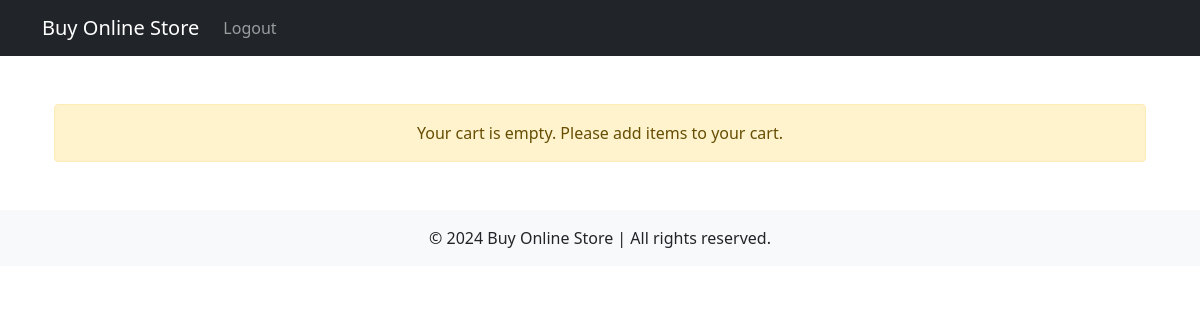
The page /products/checkout/ (signed in) on the database as committed earlier.
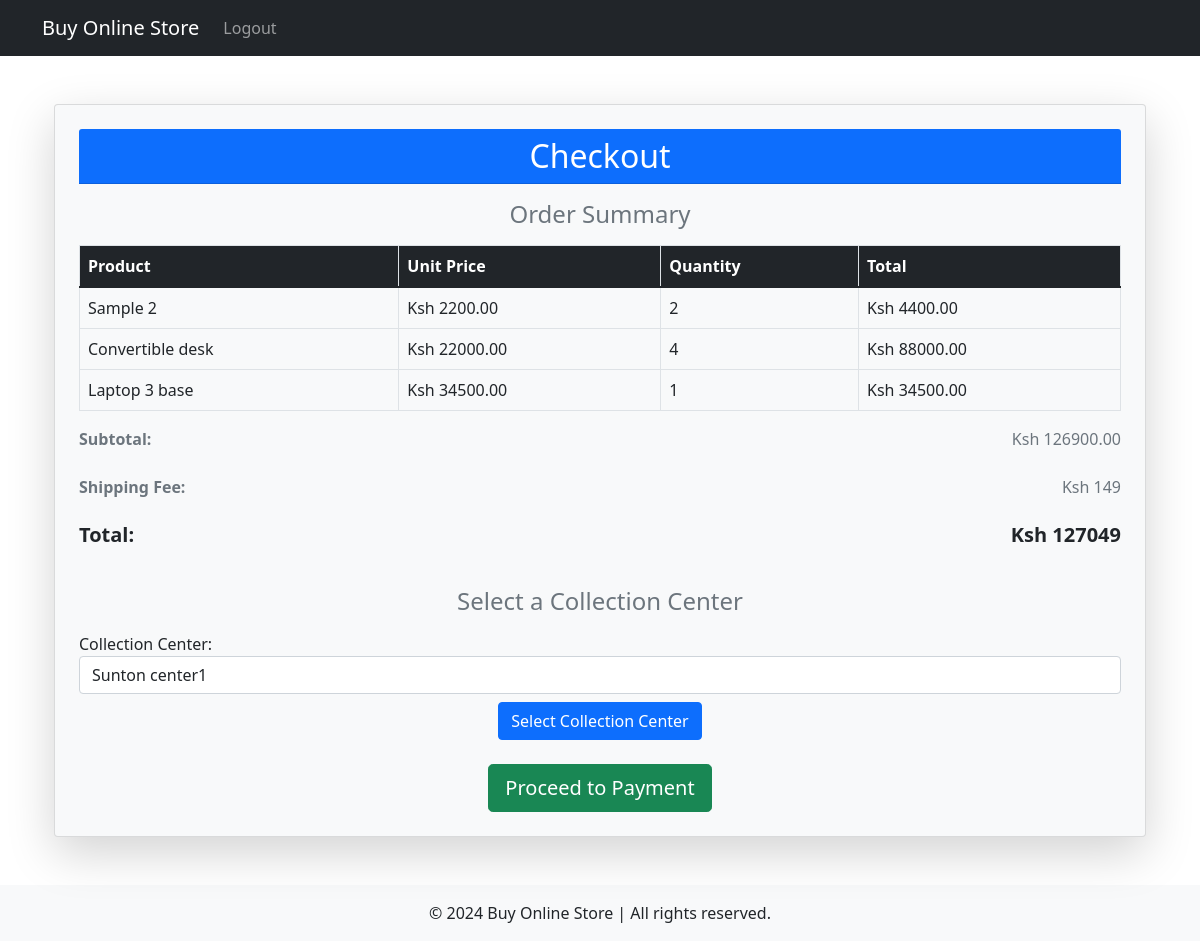
The same page on the database as committed later.
### products/models.py (models this page shows, shortened)
class CartItem(models.Model):
    cart = models.ForeignKey(Cart, on_delete=models.CASCADE)
    product = models.ForeignKey(Product, on_delete=models.CASCADE)
    quantity = models.PositiveIntegerField(default=1)

class Product(models.Model):
    name = models.CharField(max_length=255)
    description = models.TextField()
    price = models.DecimalField(max_digits=10, decimal_places=2)
    store = models.ForeignKey(Store, on_delete=models.CASCADE, related_name='products')  # Link to the Store model
    category = models.ForeignKey(Category, on_delete=models.CASCADE)
    image = models.ImageField(upload_to='products/', blank=True, null=True)  # Field for product image
    created_at = models.DateTimeField(auto_now_add=True)
    updated_at = models.DateTimeField(auto_now=True)

### products/views.py (the view, shortened to what this page needs)
# urls.py: path('checkout/', views.checkout, name='checkout'),
@login_required
def checkout(request):
    cart, created = Cart.objects.get_or_create(user=request.user)
    items = cart.cartitem_set.all()  # Fetch all cart items
    user_collection_center = UserCollectionCenter.objects.filter(user=request.user).first()
    if not user_collection_center:
        available_centers = CollectionCenter.objects.filter(approved=True)  # Show only approved centers
        return render(request, 'cart/checkout.html', {
            'items': items,
            'available_centers': available_centers
        })
    return render(request, 'cart/checkout.html', {
        'items': items,
        'collection_center': user_collection_center.collection_center,
        'cart': cart
    })

### products/templatetags/cart_filters.py (called while the page is built)
@register.filter
def multiply(value, arg):
    return value * arg

@register.filter
def sum_price(items):
    total = sum(item.product.price * item.quantity for item in items)
    return total

### products/templates/cart/checkout.html (shortened to what this page needs)
{% extends 'base.html' %}
{% load cart_filters %}
{% block content %}
<div class="container my-5">
    {% if items %}
        <div class="card shadow-lg p-4 bg-light">
            <div class="card-header text-white bg-primary">
                <h2 class="text-center mb-0">Checkout</h2>
            </div>
            <h4 class="text-center text-secondary my-3">Order Summary</h4>
            <table class="table table-hover table-bordered">
                <thead class="bg-dark text-white">
                    <tr>
                        <th>Product</th>
                        <th>Unit Price</th>
                        <th>Quantity</th>
                        <th>Total</th>
                    </tr>
                </thead>
                <tbody>
                    {% for item in items %}
                    <tr>
                        <td>{{ item.product.name }}</td>
                        <td>Ksh {{ item.product.price }}</td>
                        <td>{{ item.quantity }}</td>
                        <td>Ksh {{ item.product.price|multiply:item.quantity }}</td>
                    </tr>
                    {% endfor %}
                </tbody>
            </table>
            <div class="d-flex justify-content-between mb-2 text-muted">
                <p><strong>Subtotal:</strong></p>
                <p>Ksh {{ items|sum_price }}</p>
            </div>
            <div class="d-flex justify-content-between mb-2 text-muted">
                <p><strong>Shipping Fee:</strong></p>
                <p>Ksh 149</p>
            </div>
            <div class="d-flex justify-content-between mb-3 text-dark">
                <h5><strong>Total:</strong></h5>
                <h5><strong>Ksh {{ items|sum_price|add:149 }}</strong></h5>
            </div>
            {% if available_centers %}
                <h4 class="text-center text-secondary my-3">Select a Collection Center</h4>
                <form method="post">
                    <div class="form-group">
                        <label for="collection_center" class="font-weight-bold">Collection Center:</label>
                        <select name="collection_center" id="collection_center" class="form-control">
                            {% for center in available_centers %}
                            <option value="{{ center.id }}">{{ center.centerName }}</option>
                            {% endfor %}
                        </select>
                    </div>
                    <div class="text-center">
                        <button type="submit" class="btn btn-primary mt-2">Select Collection Center</button>
                    </div>
                </form>
            {% else %}
                <div class="d-flex justify-content-around mt-4 bg-light p-3 rounded">
                    <h5 class="font-weight-bold">Collection Center:</h5>
                    <p>{{ collection_center.centerName }}</p>
                </div>
            {% endif %}
            <div class="text-center mt-4">
                <form method="post" action="{% url 'process_payment' total=items|sum_price|add:149 %}">
                    <button type="submit" class="btn btn-success btn-lg">Proceed to Payment</button>
                </form>
            </div>
        </div>
    {% else %}
        <div class="alert alert-warning text-center" role="alert">
            Your cart is empty. Please add items to your cart.
        </div>
    {% endif %}
</div>
{% endblock %}

Rows that differ between the two databases and show on the page:
added CartItem: product.name "Sample 2", product.price "2200.00", quantity "2", product.price|multiply "4400.00", product+quantity "126900.00", product+quantity "127049"
added CartItem: product.name "Convertible desk", product.price "22000.00", quantity "4", product.price|multiply "88000.00"
added CartItem: product.name "Laptop 3 base", product.price "34500.00", quantity "1", product.price|multiply "34500.00"
Other text that changed with them:
form field collection_center: (not shown) → "Sunton center1"
text no longer shown: "Your cart is empty. Please add items to your cart."
text now shown: "Checkout Order Summary Product Unit Price Quantity Total Subtotal: Ksh Shipping Fee: Ksh 149 Total: Ksh Select a Collection Center Collection Center: Select Collection Center Proceed to Payment"
